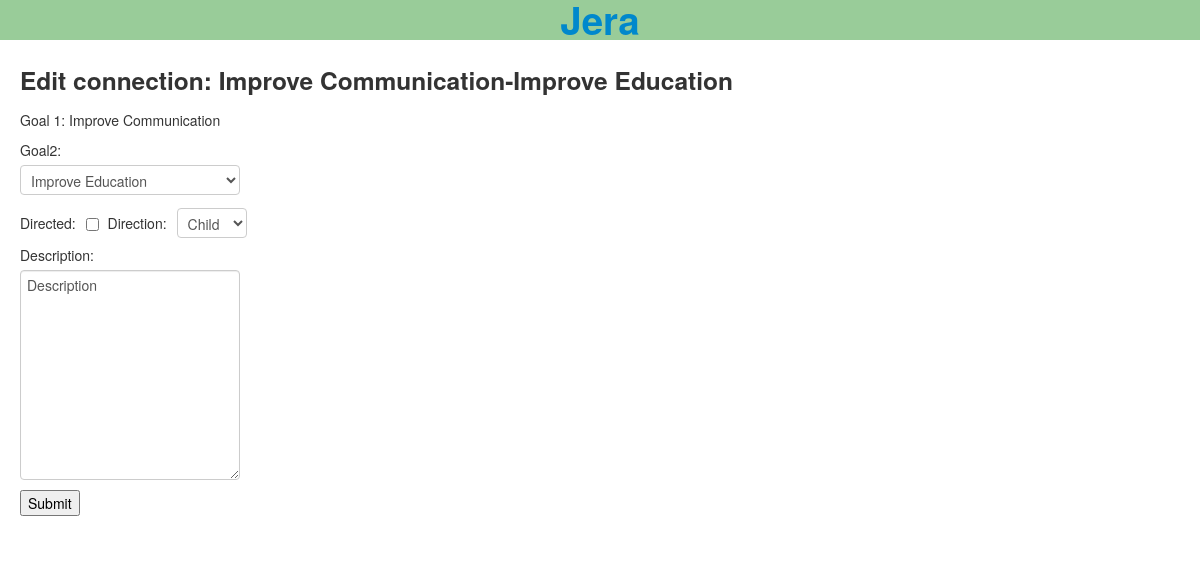
The app's page /stokosm/connection/6/edit/ with its own data.
### stokosm/models.py (models this page shows)
class GeneralContent(models.Model):
  name = models.CharField(max_length=200)
  pub_date = models.DateTimeField('date published', default=datetime.now)
  def __unicode__(self):    #__str__ in Python3
    return self.name
  class Meta:
    abstract = True

class Connection(GeneralContent):
  description = models.CharField(max_length=2000, blank=True)
  goal1 = models.ForeignKey(Goal, related_name='connections', null=True, blank=True)
  goal2 = models.ForeignKey(Goal, related_name='reverse_connections', null=True, blank=True)
  requirement1 = models.ForeignKey(Requirement, related_name='connections', null=True, blank=True)
  requirement2 = models.ForeignKey(Requirement, related_name='reverse_connections', null=True, blank=True)
  project1 = models.ForeignKey(Project, related_name='connections', null=True, blank=True)
  project2 = models.ForeignKey(Project, related_name='reverse_connections', null=True, blank=True)
  DIRECTION_CHOICES = (
    (0, 'Child'), #goal2 is child of goal1
    (1, 'Parent') #goal2 is parent of goal1
  )
  direction = models.IntegerField(default=0, choices=DIRECTION_CHOICES)
  directed = models.BooleanField(default=False)
  ranking = models.IntegerField(default=0)

class Node(GeneralContent):
  related = models.ManyToManyField("self", through='Connection', symmetrical=False, related_name='reverse_related')
  description = models.CharField(max_length=2000, blank=True)
  ranking = models.IntegerField(default=0)

### stokosm/views.py (the view, shortened to what this page needs)
# urls.py: url(r'^/connection/(?P<connection_id>[0-9]+)/edit/$', views.edit_connection, name="edit_connection"),
def edit_connection(request, connection_id):
	connection = get_object_or_404(Connection, pk=connection_id)
	connection_initial = {'name': connection.name,
	'directed': connection.directed,
	'direction': connection.direction,
	'description': connection.description}
	if connection.goal1:
		connection_initial['goal1']=connection.goal1
		connection_initial['goal2']=connection.goal2
		if request.method == 'POST':
			form = GoalConnectionForm(request.POST, instance=connection)
			if form.is_valid():
				form.save()
				return HttpResponseRedirect(reverse('stokosm:index'))
		else:
			form = GoalConnectionForm(initial=connection_initial)
	return render(request, 'stokosm/edit/edit_connection.html', {'connection': connection, 'form': form})

### stokosm/forms.py (shortened to what this page needs)
class GoalConnectionForm(DescriptionForm):
	class Meta:
		model = Connection
		fields = ['goal2', 'directed', 'direction', 'description']

### stokosm/templates/stokosm/edit/edit_connection.html (shortened to what this page needs)
{% extends "stokosm/base.html" %}
{% block content %}
<h3>Edit connection: {{ connection.name }}</h3>
<p>Goal 1: {{ connection.goal1 }}</p>
<form action="{% url 'stokosm:edit_connection' connection_id=connection.id %}" method="post">
{{ form }}
<input type="submit" value="Submit" name="edit_connection" />
</form>
{% endblock %}

### jera_sandbox3/static/jera/css/style.css (style rules this page uses)
select#id_direction { width: 70px; position: relative; top: 3px; }
label[for="id_directed"], input#id_directed, label[for="id_direction"] { display: inline-block; margin-right: 10px; }
input#id_directed { margin-right: 5px; position: relative; bottom: 3px; }
select#id_goal2, select#id_requirement2, select#id_project2 { display: block; }
input[name="add_connected_goal"], input[name="add_linked_project"], input[name="add_connected_requirement"], input[name="add_connected_project"], input[name="add_linked_goal"], input[name="add_linked_requirement"], input[name="create_node"], input[name="edit_node"], input[name="edit_connection"], input[name="edit_link"] { display: block; }

### records on screen
Connection: name "Improve Communication-Improve Education", goal1 "Improve Communication", goal2 "Improve Education", direction "Child", description "Description"
